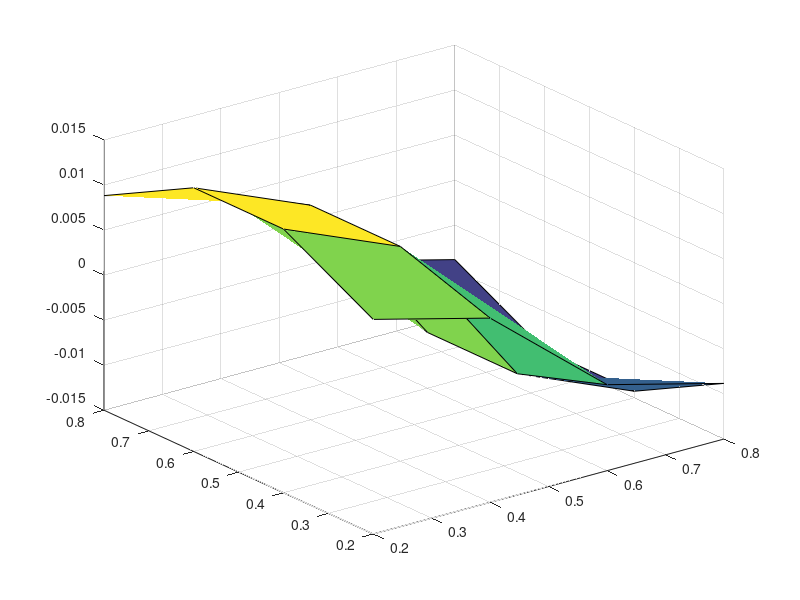

MATLAB code for this plot:
clear
a=0;b=1;c=0;d=1;
h1 =  0.2;
tau = 0.01;
tmax = 1;
alpha = 1;
x = linspace(a,b,1/h1+1);
y = linspace(c,d,1/h1+1);
k = tmax/tau;
T = linspace(0,tmax,2*k+1);
n = 1/h1-1;
%～～～～～～～～～～～～～～～初值～～～～～～～～～～～～～～～～～～～～%
u0 = zeros(n,n);
%矩阵变向量
U0 = reshape(u0,[],1);

%～～～～～～～～～～～～～～～数值解～～～～～～～～～～～～～～～～～～～%
%余项
f2d = zeros(n,n);
for j = 1:n
    for i =1:n
        f2d(i,j) = sin(2*pi*x(i+1))*sin(pi*y(j+1));
    end
end
%矩阵变向量
f1d = reshape(f2d',[],1);
g = zeros(1,2*k+1);


for i = 1:(2*k+1)
    g(1,i) = sin(5*pi*T(i));
end
F = f1d * g;
%创建系数矩阵
h2 = tau/(2*(h1^2));

E = eye(n);

B1 = (1+2*h2)*E - h2*diag(ones(1,n-1), 1)...
    -h2*diag(ones(1,n-1),-1);

B2 = (1-2*h2)*E + h2*diag(ones(1,n-1), 1)...
    + h2*diag(ones(1,n-1),-1);

A1 = kron(B1,E);

A2 = kron(E,B2);

A3 = kron(E,B1);

A4 = kron(B2,E);

% %求解: ADI法
U = zeros(n*n,2*k+1);
U(:,1) = U0;
for i = 1 : 2 : 2*k
    U(:,i+1) = A1\(A2*U(:,i) + tau*F(:,i));
    U(:,i+2) = A3\(A4*U(:,i+1) + tau*F(:,i+1));
end

U_hat = reshape(U(:,end),n,n);
x2 = x(2:end-1);
y2 = y(2:end-1);
[X,Y] = meshgrid(y2,x2);
surf(X,Y,U_hat);